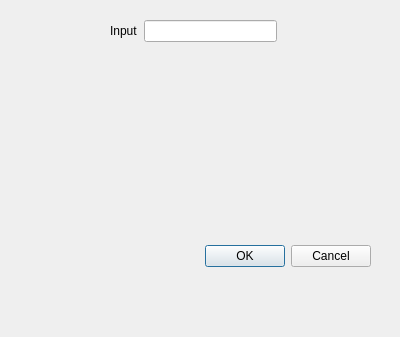
<?xml version="1.0" encoding="UTF-8"?>
<ui version="4.0">
 <class>Dialog</class>
 <widget class="QDialog" name="Dialog">
  <property name="geometry">
   <rect>
    <x>0</x>
    <y>0</y>
    <width>400</width>
    <height>337</height>
   </rect>
  </property>
  <property name="windowTitle">
   <string>Dialog</string>
  </property>
  <widget class="QDialogButtonBox" name="buttonBox">
   <property name="geometry">
    <rect>
     <x>30</x>
     <y>240</y>
     <width>341</width>
     <height>32</height>
    </rect>
   </property>
   <property name="orientation">
    <enum>Qt::Horizontal</enum>
   </property>
   <property name="standardButtons">
    <set>QDialogButtonBox::Cancel|QDialogButtonBox::Ok</set>
   </property>
  </widget>
  <widget class="QWidget" name="">
   <property name="geometry">
    <rect>
     <x>110</x>
     <y>20</y>
     <width>167</width>
     <height>22</height>
    </rect>
   </property>
   <layout class="QHBoxLayout" name="horizontalLayout">
    <item>
     <widget class="QLabel" name="label">
      <property name="text">
       <string>Input</string>
      </property>
     </widget>
    </item>
    <item>
     <widget class="QLineEdit" name="lineEdit"/>
    </item>
   </layout>
  </widget>
 </widget>
 <resources/>
 <connections>
  <connection>
   <sender>buttonBox</sender>
   <signal>accepted()</signal>
   <receiver>Dialog</receiver>
   <slot>accept()</slot>
   <hints>
    <hint type="sourcelabel">
     <x>248</x>
     <y>254</y>
    </hint>
    <hint type="destinationlabel">
     <x>157</x>
     <y>274</y>
    </hint>
   </hints>
  </connection>
  <connection>
   <sender>buttonBox</sender>
   <signal>rejected()</signal>
   <receiver>Dialog</receiver>
   <slot>reject()</slot>
   <hints>
    <hint type="sourcelabel">
     <x>316</x>
     <y>260</y>
    </hint>
    <hint type="destinationlabel">
     <x>286</x>
     <y>274</y>
    </hint>
   </hints>
  </connection>
 </connections>
</ui>
